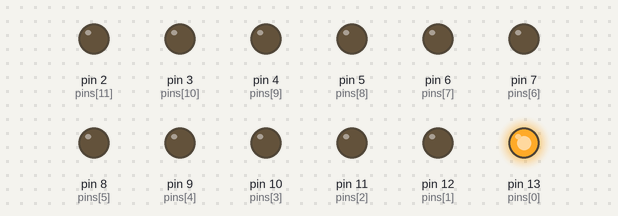
Simulated run of this sketch. Board: Arduino Uno, built with avr-gcc and run on an emulated ATmega328P. On the bench: output pins drawn as LEDs (lit = HIGH).

Above: at 0.05 s.
At 0.85 s:
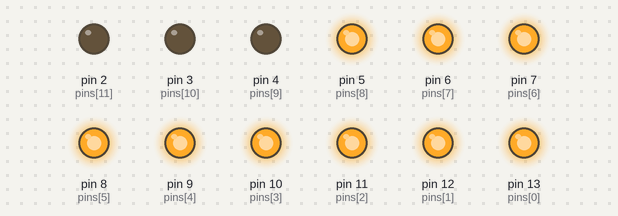
At 1.7 s:
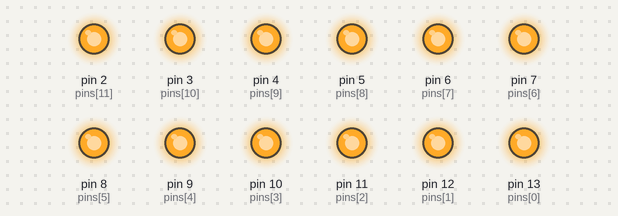
At 2.75 s:
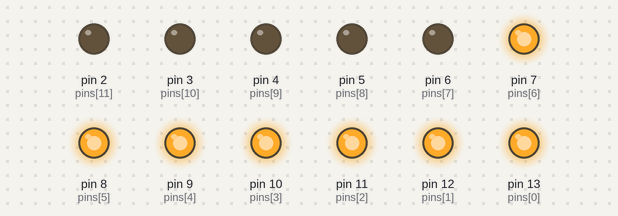
At 3.9 s:
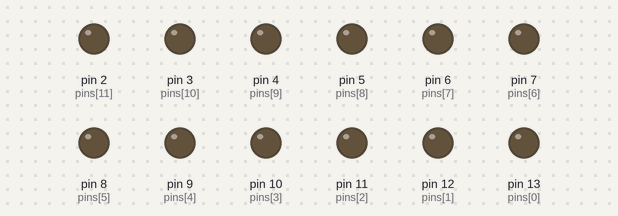
At 5.55 s:
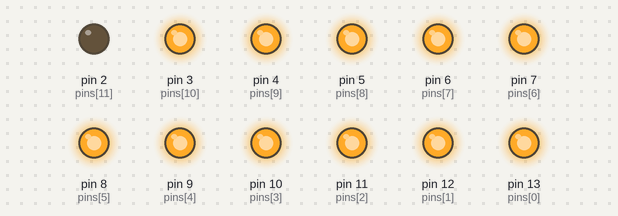
Timing chart, 0 to 5.9 s (numbered marks = the images above):
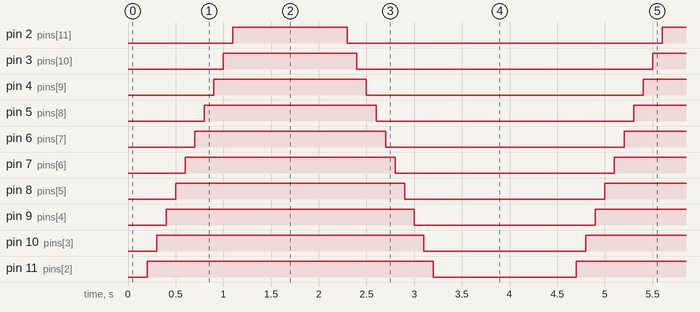

The sketch:

stuff.ino
```cpp
void setup() {
  pinMode(13, OUTPUT);
  pinMode(12, OUTPUT);
  pinMode(11, OUTPUT);
  pinMode(10, OUTPUT);
  pinMode(9,  OUTPUT);
  pinMode(8,  OUTPUT);
  pinMode(7,  OUTPUT);
  pinMode(6,  OUTPUT);
  pinMode(5,  OUTPUT);
  pinMode(4,  OUTPUT);
  pinMode(3,  OUTPUT);
  pinMode(2,  OUTPUT);
}

void loop() {
  int pins[] = { 13, 12, 11, 10, 9, 8, 7, 6, 5, 4, 3, 2 };
  int len = 12;

  for (int i = 0; i < len; i++) {
     digitalWrite(pins[i], HIGH);
        delay(100);
  }
  delay(1000);
  for (int i = len; i >= 0; i--) {
      digitalWrite(pins[i], LOW);
          delay(100);
  }
  delay(1000);

  /*
  digitalWrite(13, HIGH);
  digitalWrite(12, HIGH);
  delay(500);
  digitalWrite(11, HIGH);
  digitalWrite(10, HIGH);
  delay(500);
  digitalWrite(9, HIGH);
  digitalWrite(8, HIGH);
  delay(1000);
  digitalWrite(8, LOW);
  delay(750);
  digitalWrite(9, LOW);
  delay(750);
  digitalWrite(10, LOW);
  delay(750);
  digitalWrite(11, LOW);
  delay(750);
  digitalWrite(12, LOW);
  delay(1750);
  digitalWrite(13, LOW);
  */
}
```

Measured:
- by itself, pin 2 (pins[11]): alternates HIGH for 1.2 s and LOW for 3.3 s
- by itself, pin 3 (pins[10]): alternates HIGH for 1.4 s and LOW for 3.1 s
- by itself, pin 4 (pins[9]): alternates HIGH for 1.6 s and LOW for 2.9 s
- by itself, pin 5 (pins[8]): alternates HIGH for 1.8 s and LOW for 2.7 s
- by itself, pin 6 (pins[7]): alternates HIGH for 2.0 s and LOW for 2.5 s
- by itself, pin 7 (pins[6]): alternates HIGH for 2.2 s and LOW for 2.3 s
- by itself, pin 8 (pins[5]): alternates HIGH for 2.4 s and LOW for 2.1 s
- by itself, pin 9 (pins[4]): alternates HIGH for 2.6 s and LOW for 1.9 s
